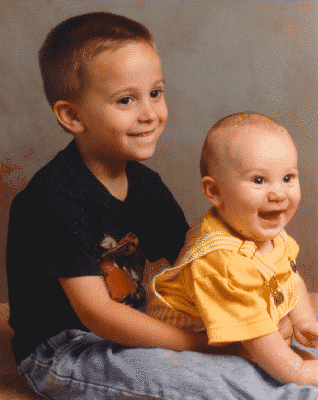
%> input picture Project/Images/kids.tif, 318 x 400 px
$ octave Conversions1.m   (GNU Octave 9; MATLAB toolbox functions it lacks are replaced by stand-ins)
%> lines starting %> are read from the running program, lines starting %| are printed output that depends on the picture
% Conversion between Ind to RGB
[i, colormap] = imread('kids.tif');
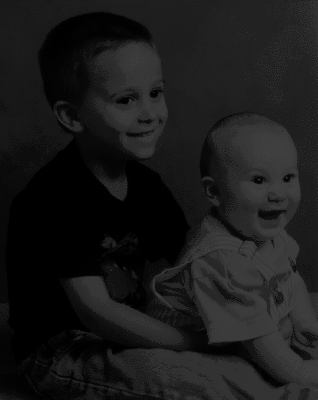
%> i: size 400x318 uint8; min 0, max 63, mean 26.1
%> colormap = 256 rows, first 12: [0.098 0.0941 0.102; 0.145 0.102 0.11; 0.161 0.141 0.18; 0.22 0.122 0.102; 0.243 0.157 0.137; 0.22 0.184 0.212; 0.247 0.235 0.282; 0.314 0.149 0.102; 0.329 0.204 0.157; 0.412 0.173 0.0902; 0.424 0.231 0.137; 0.318 0.247 0.243]

subplot(2,2,1);
imshow(i, colormap); title('Original image');

% Convert image from indexed into RGB
rgbImage = ind2rgb(i, colormap);

subplot(2,2,2);
imshow(rgbImage); title('ind2rgb');

% Convert image from RGB to grayscale
k = rgb2gray(rgbImage);
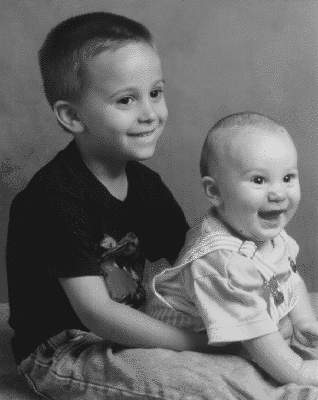
%> k: size 400x318 double; min 0.0962, max 0.85, mean 0.41

subplot(2,2,3);
imshow(k);  title('rgb2gray');

% Convert image from indexed to graysacle
l = ind2gray(i, colormap);

subplot(2,2,4);
imshow(l); title('ind2gray');
%> after `title('ind2gray')`:
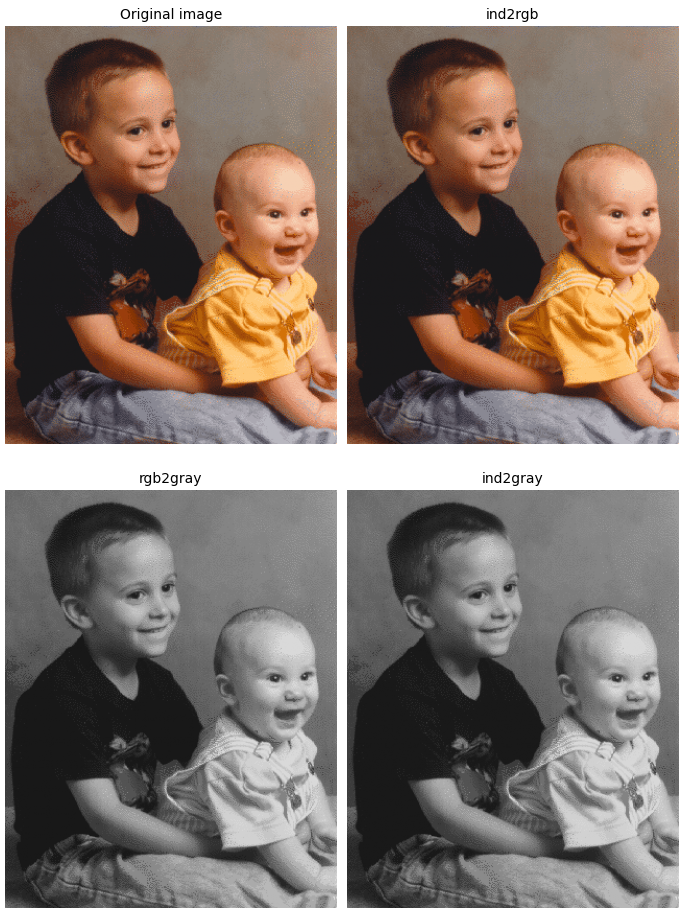
%> figure redrawn from the program's plot data, 4 panels
